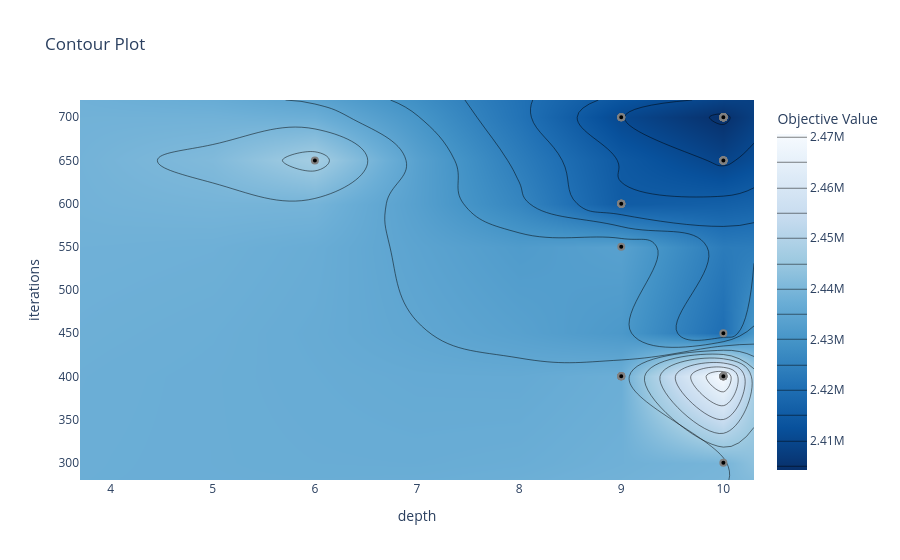

Notebook source saved alongside this figure:
### Code cell
plot_contour = optuna.visualization.plot_contour(study, params=["iterations", "depth"]) # ваш код здесь
plot_contour.show()
plot_contour.write_image(f'{FEATURE_DIR}/contour_itter_daepth.png')

### Figure 1 — Plotly figure (JSON) as saved in the notebook; plotly's stock layout.template omitted (floating-point values rounded to 4 significant figures)
{"data": [{"colorbar": {"title": {"text": "Objective Value"}}, "colorscale": [[0, "rgb(247,251,255)"], [0.125, "rgb(222,235,247)"], [0.25, "rgb(198,219,239)"], [0.375, "rgb(158,202,225)"], [0.5, "rgb(107,174,214)"], [0.625, "rgb(66,146,198)"], [0.75, "rgb(33,113,181)"], [0.875, "rgb(8,81,156)"], [1, "rgb(8,48,107)"]], "connectgaps": true, "contours": {"coloring": "heatmap"}, "hoverinfo": "none", "line": {"smoothing": 1.3}, "reversescale": true, "type": "contour", "x": [3.7, 4, 5, 6, 7, 8, 9, 10, 10.3], "y": [280, 300, 400, 450, 550, 600, 650, 700, 720], "z": [[NaN, NaN, NaN, NaN, NaN, NaN, NaN, NaN, NaN], [NaN, NaN, NaN, NaN, NaN, NaN, NaN, 2439000.0, NaN], [NaN, NaN, NaN, NaN, NaN, NaN, 2437000.0, 2471000.0, NaN], [NaN, NaN, NaN, NaN, NaN, NaN, NaN, 2420000.0, NaN], [NaN, NaN, NaN, NaN, NaN, NaN, 2434000.0, NaN, NaN], [NaN, NaN, NaN, NaN, NaN, NaN, 2415000.0, NaN, NaN], [NaN, NaN, NaN, 2447000.0, NaN, NaN, NaN, 2409000.0, NaN], [NaN, NaN, NaN, NaN, NaN, NaN, 2410000.0, 2404000.0, NaN], [NaN, NaN, NaN, NaN, NaN, NaN, NaN, NaN, NaN]]}, {"marker": {"color": "black", "line": {"color": "Gray", "width": 2}}, "mode": "markers", "name": "Feasible Trial", "showlegend": false, "type": "scatter", "x": [10, 10, 10, 10, 10, 10, 9, 9, 9, 9, 9, 9, 9, 9, 9, 9, 9, 9, 9, 9, 9, 9, 9, 10, 10, 10, 10, 10, 10, 10, 10, 10, 10, 10, 10, 10, 10, 10, 10, 10, 10, 10, 10, 6, 10, 10, 10, 10, 10, 10], "y": [400, 400, 400, 400, 400, 400, 400, 400, 400, 400, 400, 550, 600, 600, 600, 600, 600, 600, 600, 700, 700, 700, 700, 700, 700, 700, 700, 700, 700, 650, 650, 650, 650, 700, 700, 700, 700, 650, 650, 700, 700, 650, 700, 650, 300, 700, 700, 650, 700, 450]}, {"marker": {"color": "#cccccc", "line": {"color": "Gray", "width": 2}}, "mode": "markers", "name": "Infeasible Trial", "showlegend": false, "type": "scatter", "x": [], "y": []}], "layout": {"title": {"text": "Contour Plot"}, "xaxis": {"range": [3.7, 10.3], "title": {"text": "depth"}}, "yaxis": {"range": [280, 720], "title": {"text": "iterations"}}}}
